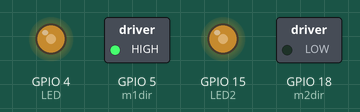
This sketch was run on a simulated ESP32. Parts: switched loads named in the sketch (green lamp = pin HIGH), output pins drawn as LEDs (lit = HIGH).

Above: at 0.05 s.
At 5.85 s:
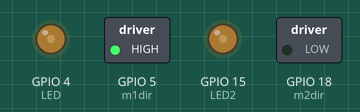
At 6.35 s:
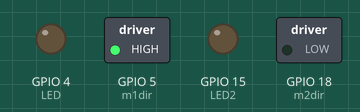
At 6.9 s:
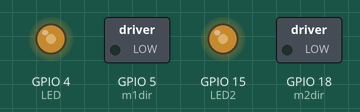
At 10.8 s:
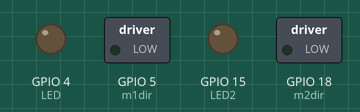
Timing chart, 0 to 14.1 s (numbered marks = the images above):
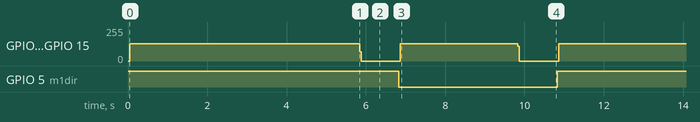

Measured:
- by itself, GPIO 4 (LED), GPIO 15 (LED2): repeats every 10.8 s: 71/255 0.04 s, 0/255 0.99 s, 128/255 3.0 s, 109/255 0.04 s, 0/255 1.0 s, 128/255 5.8 s
- by itself, GPIO 5 (m1dir): alternates HIGH for 6.8 s and LOW for 4.0 s

The sketch:

esp32_Move.ino
```cpp
//#include <MPU6050.h>

#include <Wire.h>


//#include <MPU6050_light.h>


int i1 = 0;
int i2 =0;
int motorsteps1=0;
int motorsteps2=0;
#define m1dir 5
#define m2dir 18
#define LED 4
#define LED2 15
bool M1taskcomplete = false;
bool M2taskcomplete =false;
hw_timer_t *Motor1 = NULL;
hw_timer_t *Motor2 = NULL;
hw_timer_t *MPUU =NULL;
int angle=0;
//MPU6050 mpu(Wire);
int Kp=100;


/*

double R=0.0508;            //// R is the wheel radius in meter
int reduction_ratio=9;
int Steps_per_rotation= 200*reduction_ratio;
int Meter_per_rotation=2*3.14*R;
int Steps_per_meter=Steps_per_rotation/Meter_per_rotation;
*/

/*

double t = (a/360)*(60/2*rpm)*(1/reduction_ratio)*1000000;      ////time in microseconds
rpm = (speed*60)/Meter_per_rotation ;                           ////Speed in m/s


*/
//
///*
void angleCorrect(int angle){

 // int error = angle-mpu.getAngleZ();


  //while(1){
     // mpu.update();
      //error = angle-mpu.getAngleZ();
  //    int correct= Kp*error;
      //Serial.println(error);
      //M2MoveRPM(15,correct,true);
      //M1MoveRPM(15,correct,false);

      //while(!M1taskcomplete){delay(5);
            // timerEnd(Motor1);
            // timerEnd (Motor2);


    // }
  //while(1){delay(10);}
    //delay(15000);

  }


//*/


void IRAM_ATTR onTimer1(){

digitalWrite(LED, !digitalRead(LED));

i1++;

if(i1>=motorsteps1)
  {    i1=0;
       M1taskcomplete = true;
       timerEnd(Motor1);
      if(M2taskcomplete==true){
       angleCorrect(angle);}


  }

}


void IRAM_ATTR onTimer2(){

digitalWrite(LED2, !digitalRead(LED2));

i2++;

if(i2>=motorsteps2)
  {
     i2=0;
     M2taskcomplete =true;
     timerEnd(Motor2);
       if(M1taskcomplete==true){
         angleCorrect(angle);}


  }

}


void settimer1(int timeD){

Motor1 = timerBegin(0, 80, true);
timerAttachInterrupt(Motor1, &onTimer1, true);
timerAlarmWrite(Motor1, timeD, true);
timerAlarmEnable(Motor1); //Just Enable

}

void settimer2(int timeD){

Motor2 = timerBegin(1, 80, true);
timerAttachInterrupt(Motor2, &onTimer2, true);
timerAlarmWrite(Motor2, timeD, true);
timerAlarmEnable(Motor2); //Just Enable

}


void M1MoveRPM(float rpm,int steps,bool dir){

if(dir)
  digitalWrite(m1dir,HIGH);
else
 digitalWrite(m1dir,LOW);


motorsteps1=2*steps;
int t = 50000/(3*rpm);
settimer1(t);


}
void M2MoveRPM(float rpm,int steps,bool dir){

if(dir)
  digitalWrite(m1dir,HIGH);
else
 digitalWrite(m1dir,LOW);


motorsteps2=2*steps;
int t = 50000/(3*rpm);
settimer2(t);


}

void IRAM_ATTR MPU(){
 // mpu.update();
}

void setup() {


 Wire.begin();


   /////////---------------------GyroScope------------------------------///////////

    //byte status = mpu.begin();
   // while(status!=0){ }
   // delay(1000);
    //mpu.calcOffsets(true,true);
  /////////---------------------------------------------------///////////


//MPUU = timerBegin(3, 80, true);
//timerAttachInterrupt(MPUU, &MPU, true);
//timerAlarmWrite(MPUU, 100000000, true);
//timerAlarmEnable(MPUU);


Serial.begin(115200);
pinMode(LED,OUTPUT);
pinMode(LED2,OUTPUT);
pinMode(m1dir,OUTPUT);
pinMode(m2dir,OUTPUT);


}

void loop() {
M1taskcomplete =false;
M2taskcomplete =false;


M2MoveRPM(40,7000,true);
M1MoveRPM(40,7000,true);
while(!M1taskcomplete){delay(5);}

delay(1000);
M1taskcomplete =false;
M2taskcomplete =false;
M2MoveRPM(25,4500/2,true);
M1MoveRPM(25,4500/2,false);
while(!M2taskcomplete){delay(5);}
delay(1000);


//*/
/* M1taskcomplete =false;
M2taskcomplete =false;

M2MoveRPM(30,2000,true);
M1MoveRPM(30,2000,true);
while(!M1taskcomplete){delay(1);}

delay(100);
M1taskcomplete =false;
M2taskcomplete =false;
M2MoveRPM(25,400,false);
M1MoveRPM(25,400,true);
while(!M1taskcomplete){delay(1);}
delay(100);
 M1taskcomplete =false;
M2taskcomplete =false;

M2MoveRPM(40,20000,true);
M1MoveRPM(40,20000,true);
while(!M1taskcomplete){delay(1);}

delay(100);
M1taskcomplete =false;
M2taskcomplete =false;
M2MoveRPM(25,2000,true);
M1MoveRPM(25,2000,false);
while(!M1taskcomplete){delay(1);}
delay(100);
M1taskcomplete =false;
M2taskcomplete =false;

M2MoveRPM(30,500,true);
M1MoveRPM(30,500,true);
while(!M1taskcomplete){delay(1);}

delay(100);
M1taskcomplete =false;
M2taskcomplete =false;
M2MoveRPM(25,400,true);
M1MoveRPM(25,400,false);
while(!M1taskcomplete){delay(1);}
delay(100);
*/
}
```
